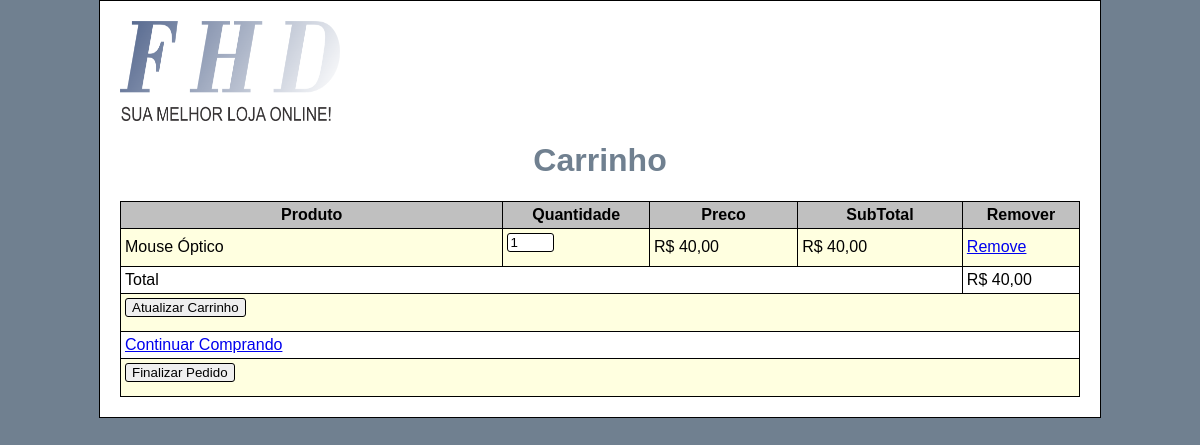
The app's page /carrinho.php?acao=add&id=1 with its own data.
### tables this page shows
CREATE TABLE IF NOT EXISTS `produtos` (
`id` int(11) NOT NULL,
  `nome` varchar(150) NOT NULL,
  `detalhes` text,
  `preco` decimal(10,2) NOT NULL DEFAULT '0.00',
  `id_departamento` int(11) NOT NULL
);

### carrinho.php (the view, shortened to what this page needs)
<?php
     $titulo_pagina = 'Carrinho';
      if(isset($_GET['acao'])){
         if($_GET['acao'] == 'add'){
            $id = intval($_GET['id']);
         }
      }
?>
<!DOCTYPE html>
<html lang="pt-br">
  <head>
  </head>
  <body>
    <div class="container">
      <a href="index.php"><img class="middle" src="logo.png" alt="Logo" width="220" height="100"></a>
      <h1><?php echo $titulo_pagina; ?></h1>
      <table>
     <thead>
          <tr>
            <th width="244">Produto</th>
            <th width="79">Quantidade</th>
            <th width="89">Preco</th>
            <th width="100">SubTotal</th>
            <th width="64">Remover</th>
          <tr>
          <?php
                     if(count($_SESSION['carrinho']) == 0){
                        echo '<tr><td colspan="5">Não há produto no carrinho</td></tr>';
                     }else{
                                                               $total = 0;
                        foreach($_SESSION['carrinho'] as $id => $qtd){
                              $sql   = "SELECT *  FROM produtos WHERE id= '$id'";
                              $qr    = mysql_query($sql) or die(mysql_error());
                              $ln    = mysql_fetch_assoc($qr);
                              $nome  = $ln['nome'];
                              $preco = number_format($ln['preco'], 2, ',', '.');
                              $sub   = number_format($ln['preco'] * $qtd, 2, ',', '.');
                              $total += $ln['preco'] * $qtd;
                           echo '<tr>
                                 <td>'.$nome.'</td>
                                 <td><input type="text" size="3" name="prod['.$id.']" value="'.$qtd.'" /></td>
                                 <td>R$ '.$preco.'</td>
                                 <td>R$ '.$sub.'</td>
                                 <td><a href="?acao=del&id='.$id.'">Remove</a></td>
                              </tr>';
                        }
                           $total = number_format($total, 2, ',', '.');
                           echo '<tr>
                                    <td colspan="4">Total</td>
                                    <td>R$ '.$total.'</td>
                              </tr>';
                     }
               ?>
    </tr>
    </thead>
            <form action="?acao=up" method="post">
    <tfoot>
           <tr>
            <td colspan="5"><input type="submit" value="Atualizar Carrinho" /></td>
            <tr>
            <td colspan="5"><a href="produtos.php">Continuar Comprando</a></td>
            <tr>
            <td colspan="5"><input type="submit" value="Finalizar Pedido"/></td>
    </tfoot>
            </form>
</table>
</div>
</body>
</html>

### css/estilos.css (style rules this page uses)
body { background-color: #708090; font-family: "Trebuchet MS", helvetica, sans-serif; margin: 0; }
input, select, textarea { margin-bottom: 10px; border: 1px solid black; border-radius: 3px; }
table { border-collapse: collapse; width: 100%; }
th { background-color: silver; }
tr:nth-child(odd) { background-color: lightyellow; }
td, th { border: 1px solid black; padding: 4px; }
h1 { color: #708090; text-align: center; }
img.middle { vertical-align: middle; }
.container { background-color: white; border: 1px solid black; margin: auto; padding: 20px; width: 960px; }

### records on screen
produtos: nome "Mouse Óptico", value "1", preco "40,00"

### other values on screen
$titulo_pagina "Carrinho"
$total "40,00"
